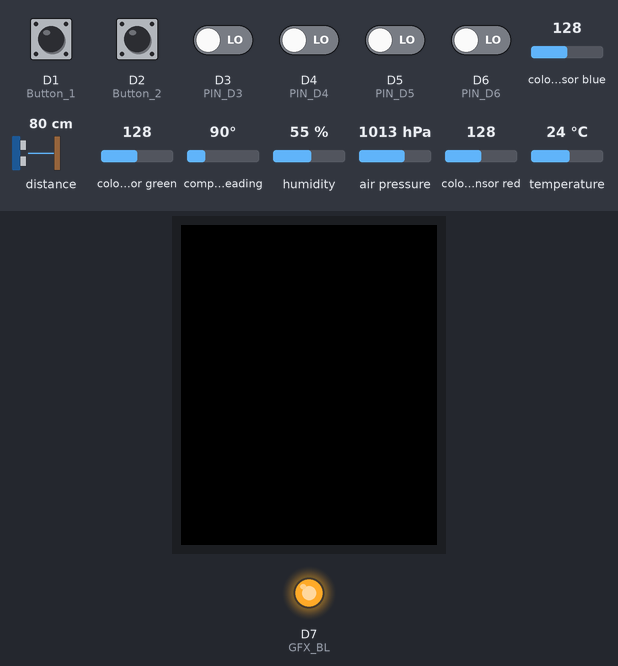
Bench run of a sketch on a simulated Arduino Nano 33 BLE. On the bench: 160×128 colour display, output pins drawn as LEDs (lit = HIGH). Inputs (shaded band) come from the test bench; at power-on: D1 (Button_1), D2 (Button_2) HIGH, D3 (PIN_D3), D4 (PIN_D4), D5 (PIN_D5), D6 (PIN_D6) LOW, colour sensor blue 128, distance to the obstacle 80 cm, colour sensor green 128, compass heading 90°, humidity 55 %, air pressure 1013 hPa, colour sensor red 128, temperature 24 °C. What the sketch prints to the serial monitor is not drawn.

Above: at 2.4 s.
2.5 s: D1 (Button_1) pulled LOW for 3.2 s
At 3.03 s:
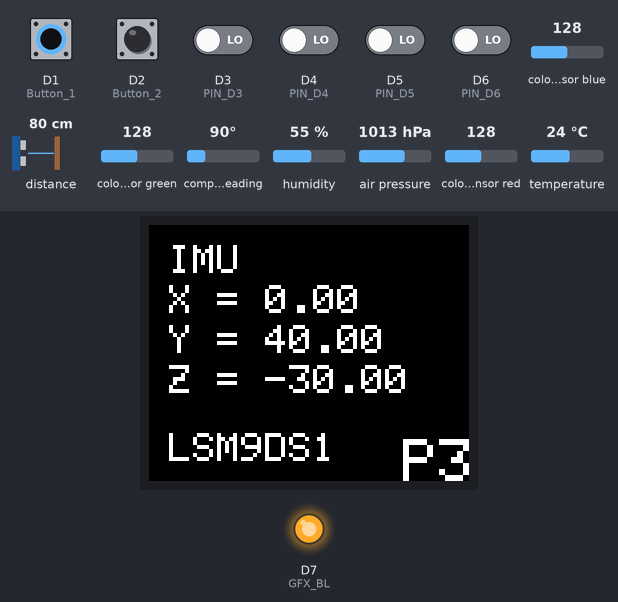
At 6.4 s:
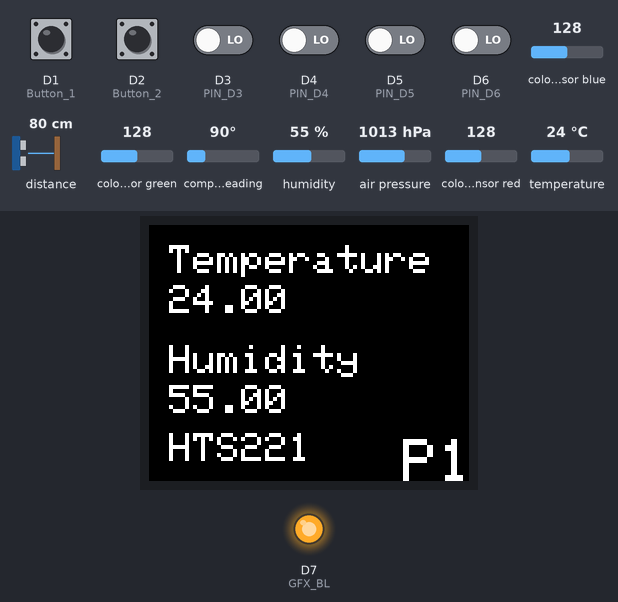
7.2 s: D1 (Button_1) pulled LOW for 0.15 s
At 7.8 s:
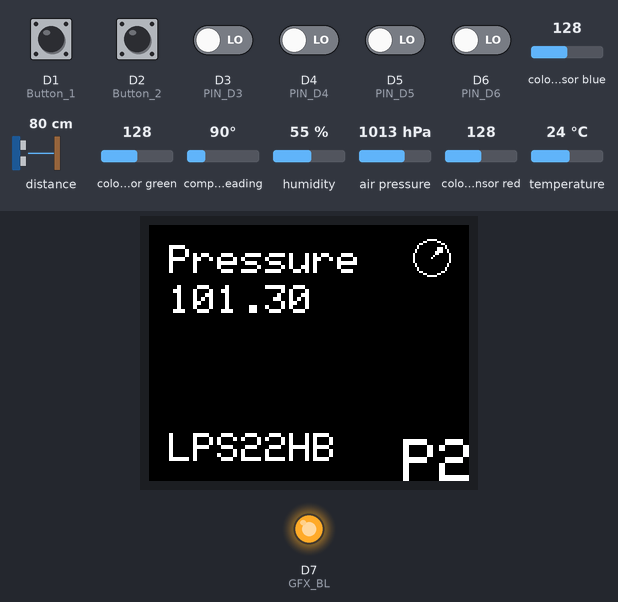
Timing chart, 0 to 7.9 s (numbered marks = the images above; inputs shaded):
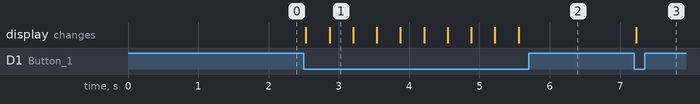

Measured:
- after the input at 2.5 s, the display: first changes at once (image 1 shows a later state)
- after the input at 7.2 s, the display: changes at once (image 3)

The sketch:

Machine.ino
```cpp
// TFT
#include <Arduino_GFX_Library.h>
#include "FreeMono8pt7b.h"
#include "FreeSansBold10pt7b.h"
#include "FreeSerifBoldItalic12pt7b.h"

// Sensors on Nano
#include <Arduino_HTS221.h> // humidity, and temperature sensor: to get highly accurate measurements of the environmental conditions
#include <Arduino_LPS22HB.h> // barometric sensor: you could make a simple weather station
#include <Arduino_APDS9960.h> // gesture, proximity, light color and light intensity sensor : estimate the room’s luminosity, but also whether someone is moving close to the board
#include <Arduino_LSM9DS1.h> // 9 axis inertial sensor: what makes this board ideal for wearable devices

// Define button pins
#define Button_1 D1 // Page up
#define Button_2 D2 // Page down

#define PIN_D6 D6  // Infrared sensor (5V)
#define PIN_D5 D5  // 12V sensor with NPN transistor
#define PIN_D4 D4  // 12V sensor with NPN transistor
#define PIN_D3 D3  // 12V sensor with PNP transistor

#define TFT_LED   D7
#define TFT_DC    D8
#define TFT_RESET D9
#define TFT_CS    D10
#define TFT_MOSI  D11
#define TFT_SCK   D13

//#define TFT_MISO  -1  // not used for TFT

#define GFX_BL TFT_LED // backlight pin

Arduino_DataBus *bus = new Arduino_HWSPI(TFT_DC, TFT_CS);
Arduino_GFX *display = new Arduino_ST7735(bus, TFT_RESET, 3);

int currentPage = 1; // Variable to store the current page

float temperature = 0;
float humidity = 0;

float pressure = 0;

int proximity = 0;
int r = 0, g = 0, b = 0;

unsigned long lastUpdate = 0;

float x = 0, y = 0, z = 0; // Variables to store IMU data

int calibrationSamples = 100; // Define calibrationSamples

float xOffset = 0, yOffset = 0, zOffset = 0; // Define offsets

  int sensorValueD6 = digitalRead(PIN_D6);
  int sensorValueD5 = digitalRead(PIN_D5);
  int sensorValueD4 = digitalRead(PIN_D4);
  int sensorValueD3 = digitalRead(PIN_D3);

void setup() {

  // Initialize buttons
  pinMode(Button_1, INPUT_PULLUP);
  pinMode(Button_2, INPUT_PULLUP);

  pinMode(PIN_D6, INPUT);
  pinMode(PIN_D5, INPUT);
  pinMode(PIN_D4, INPUT);
  pinMode(PIN_D3, INPUT);

  Serial.begin(9600);
  Serial.println("Arduino_GFX Hello World Gfxfont example");

  if (!display->begin()) {
    Serial.println("gfx->begin() failed!");
  }

  display->fillScreen(BLACK);
  pinMode(GFX_BL, OUTPUT);
  digitalWrite(GFX_BL, HIGH);

  pinMode(Button_1, INPUT_PULLUP); // Set Button_1 as input with internal pull-up resistor
  pinMode(Button_2, INPUT_PULLUP); // Set Button_2 as input with internal pull-up resistor

  // Adjust backlight brightness (0-255)
  int brightness = 255; // Example brightness level
  analogWrite(GFX_BL, brightness);

  // Initialize the HTS221 sensor
  if (!HTS.begin()) {
    Serial.println("Failed to initialize humidity temperature sensor!");
    while (1);
  }

  // Initialize the LPS22HB sensor
  if (!BARO.begin()) {
    Serial.println("Failed to initialize pressure sensor!");
    while (1);
  }

  // Initialize the APDS9960 sensor
  if (!APDS.begin()) {
    Serial.println("Error initializing APDS9960 sensor.");
    while (1);
  }

  // Initialize the LSM9DS1 IMU sensor
  if (!IMU.begin()) {
    Serial.println("Failed to initialize IMU!");
    while (1);
  }

  Serial.print("Magnetic field sample rate = ");
  Serial.print(IMU.magneticFieldSampleRate());
  Serial.println(" uT");
  Serial.println();
  Serial.println("Magnetic Field in uT");
  Serial.println("X\tY\tZ");

  calibrateMagneticField();
}


void loop() {
  // Read sensor values
  temperature = HTS.readTemperature();
  humidity = HTS.readHumidity();
  pressure = BARO.readPressure();
  readSensorValues(); // Read APDS9960 sensor values
  readMagneticFieldData(); // Read LSM9DS1 sensor values

  // Print sensor values
  Serial.print("Temperature = ");
  Serial.print(temperature);
  Serial.println(" °C");

  Serial.print("Humidity = ");
  Serial.print(humidity);
  Serial.println(" %");

  Serial.print("Pressure = ");
  Serial.print(pressure);
  Serial.println(" kPa");

  Serial.print("Proximity = ");
  Serial.print(proximity);
  Serial.print(" | RGB = ");
  Serial.print(r);
  Serial.print(",");
  Serial.print(g);
  Serial.print(",");
  Serial.println(b);

  Serial.print("IMU: X = ");
  Serial.print(x);
  Serial.print(", Y = ");
  Serial.print(y);
  Serial.print(", Z = ");
  Serial.println(z);

  // Print the sensor values to the Serial Monitor
  Serial.print("D6 (Infrared): ");
  Serial.println(sensorValueD6);

  Serial.print("D5 (12V with NPN): ");
  Serial.println(sensorValueD5);

  Serial.print("D4 (12V with NPN): ");
  Serial.println(sensorValueD4);

  Serial.print("D3 (12V with PNP): ");
  Serial.println(sensorValueD3);

  // Print an empty line
  Serial.println();

  // Check if a gesture reading is available
  if (APDS.gestureAvailable()) {
    int gesture = APDS.readGesture();
    switch (gesture) {
      case GESTURE_UP:
        Serial.println("Detected UP gesture");
        //switchPage(1);
        currentPage++;
        if (currentPage > 5) {
          currentPage = 1;
        }
        switchPage(currentPage);
        delay(300); // Debounce delay
        break;

      case GESTURE_DOWN:
        Serial.println("Detected DOWN gesture");
        //switchPage(2);
        switchPage(currentPage);
        delay(300); // Debounce delay
        break;

      case GESTURE_LEFT:
        Serial.println("Detected LEFT gesture");
        //switchPage(3);
        break;

      case GESTURE_RIGHT:
        Serial.println("Detected RIGHT gesture");
        //switchPage(4);
        break;

      default:
        // ignore
        break;
    }
  }

  // Check button states
  if (digitalRead(Button_1) == LOW) { // Button 1 pressed
    currentPage++;
    if (currentPage > 5) {
      currentPage = 1;
    }
    switchPage(currentPage);
    delay(300); // Debounce delay
  }

  if (digitalRead(Button_2) == LOW) { // Button 2 pressed
    switchPage(currentPage);
    delay(300); // Debounce delay
  }
}

void switchPage(int page) {
  switch (page) {
    case 1:
      displayPage1();
      break;
    case 2:
      displayPage2();
      break;
    case 3:
      displayPage3();
      break;
    case 4:
      displayPage4();
      break;
    case 5:
      displayPage5();
      break;
  }
}
void displayPage1() {
  display->fillScreen(BLACK); // Clear the screen to black
  display->setTextColor(0xFFFF);
  display->setTextSize(3);
  display->setTextWrap(false);
  display->setCursor(127, 107);
  display->print("P1");
  display->setTextSize(2);
  display->setCursor(10, 60);
  display->print("Humidity");
  display->setCursor(10, 30);
  display->print(temperature, 2);
  display->setCursor(10, 10);
  display->print("Temperature");
  display->setCursor(10, 80);
  display->print(humidity, 2);
  display->setCursor(10, 104);
  display->print("HTS221");
}
void displayPage2() {
  display->fillScreen(BLACK); // Clear the screen to black
  display->setTextColor(0xFFFF);
  display->setTextSize(3);
  display->setTextWrap(false);
  display->setCursor(127, 107);
  display->print("P2");
  display->setTextSize(2);
  display->setCursor(10, 10);
  display->print("Pressure");
  display->setCursor(10, 30);
  display->print(pressure, 2);
  display->setCursor(10, 104);
  display->print("LPS22HB");
  display->drawCircle(141, 16, 9, 0xFFFF);
  display->drawLine(141, 16, 145, 12, 0xFFFF);
  display->drawPixel(146, 11, 0xFFFF);
  display->drawPixel(145, 11, 0xFFFF);
  display->drawPixel(146, 12, 0xFFFF);
  display->drawPixel(145, 13, 0xFFFF);
  display->drawPixel(144, 12, 0xFFFF);
  display->drawPixel(146, 13, 0xFFFF);
  display->drawPixel(144, 11, 0xFFFF);
  display->drawPixel(144, 14, 0xFFFF);
  display->drawPixel(143, 13, 0xFFFF);
}
void displayPage3() {
  display->fillScreen(BLACK); // Clear the screen to black
  display->setTextColor(0xFFFF);
  display->setTextSize(3);
  display->setTextWrap(false);
  display->setCursor(127, 107);
  display->print("P3");
  display->setTextSize(2);
  display->setCursor(10, 10);
  display->print("IMU");
  display->setCursor(10, 104);
  display->print("LSM9DS1 ");
  display->setCursor(10, 30);
  display->print("X = ");
  display->print(x);
  display->setCursor(10, 50);
  display->print("Y = ");
  display->print(y);
  display->setCursor(10, 70);
  display->print("Z = ");
  display->println(z);
}
void displayPage4() {
  display->fillScreen(BLACK); // Clear the screen to black
  display->setTextColor(0xFFFF);
  display->setTextSize(3);
  display->setTextWrap(false);
  display->setCursor(127, 107);
  display->print("P4");
  display->setTextSize(2);
  display->setCursor(10, 104);
  display->print("APDS9960 ");
  display->setCursor(10, 10);
  display->print("Proxi = ");
  display->print(proximity);
  display->setCursor(10, 30);
  display->print("R = ");
  display->print(r);
  display->setCursor(10, 50);
  display->print("G = ");
  display->print(g);
  display->setCursor(10, 70);
  display->print("B = ");
  display->println(b);
}

void displayPage5(){
  display->fillScreen(BLACK); // Clear the screen to black
  display->setTextColor(0xFFFF);
  display->setTextSize(3);
  display->setTextWrap(false);
  display->setCursor(127, 107);
  display->print("P5");
  display->setTextSize(2);
  display->setCursor(10, 50);
  display->print("S3 = ");
  display->print(sensorValueD4);
  display->setCursor(10, 30);
  display->print("S2 = ");
  display->print(sensorValueD5);
  display->setCursor(10, 10);
  display->print("S1 = ");
  display->print(sensorValueD6);
  display->setCursor(10, 70);
  display->print("S4 = ");
  display->print(sensorValueD3);
  display->setCursor(10, 104);
  display->print("HW Sensor");
}
void readSensorValues() {
  // Check if a proximity reading is available.
  if (APDS.proximityAvailable()) {
    proximity = APDS.readProximity();
  }
  // check if a color reading is available
  if (APDS.colorAvailable()) {
    APDS.readColor(r, g, b);
  }

  // Print updates every 100ms
  if (millis() - lastUpdate > 100) {
    lastUpdate = millis();
    Serial.print("PR=");
    Serial.print(proximity);
    Serial.print(" rgb=");
    Serial.print(r);
    Serial.print(",");
    Serial.print(g);
    Serial.print(",");
    Serial.println(b);
  }
}
void readMagneticFieldData() {
  // Wait until magnetic field data is available
  while (!IMU.magneticFieldAvailable());

  // Read magnetic field data
  IMU.readMagneticField(x, y, z);
}
void calibrateMagneticField() {
  float xSum = 0, ySum = 0, zSum = 0;
  float x, y, z;

  Serial.println("Calibrating...");

  for (int i = 0; i < calibrationSamples; i++) {
    while (!IMU.magneticFieldAvailable()); // Wait until magnetic field data is available

    // Read magnetic field data
    IMU.readMagneticField(x, y, z);

    // Accumulate sums for each axis
    xSum += x;
    ySum += y;
    zSum += z;

    delay(10); // Small delay between readings
  }

  // Calculate average offsets
  xOffset = xSum / calibrationSamples;
  yOffset = ySum / calibrationSamples;
  zOffset = zSum / calibrationSamples;

  Serial.println("Calibration complete");
  Serial.print("Offsets: ");
  Serial.print("X = ");
  Serial.print(xOffset);
  Serial.print(", Y = ");
  Serial.print(yOffset);
  Serial.print(", Z = ");
  Serial.println(zOffset);
}
```

Source omitted: FreeMono8pt7b.h (data table, 9967 bytes), nsBold10pt7b.h (data table, 15131 bytes), Italic12pt7b.h (data table, 19701 bytes)
